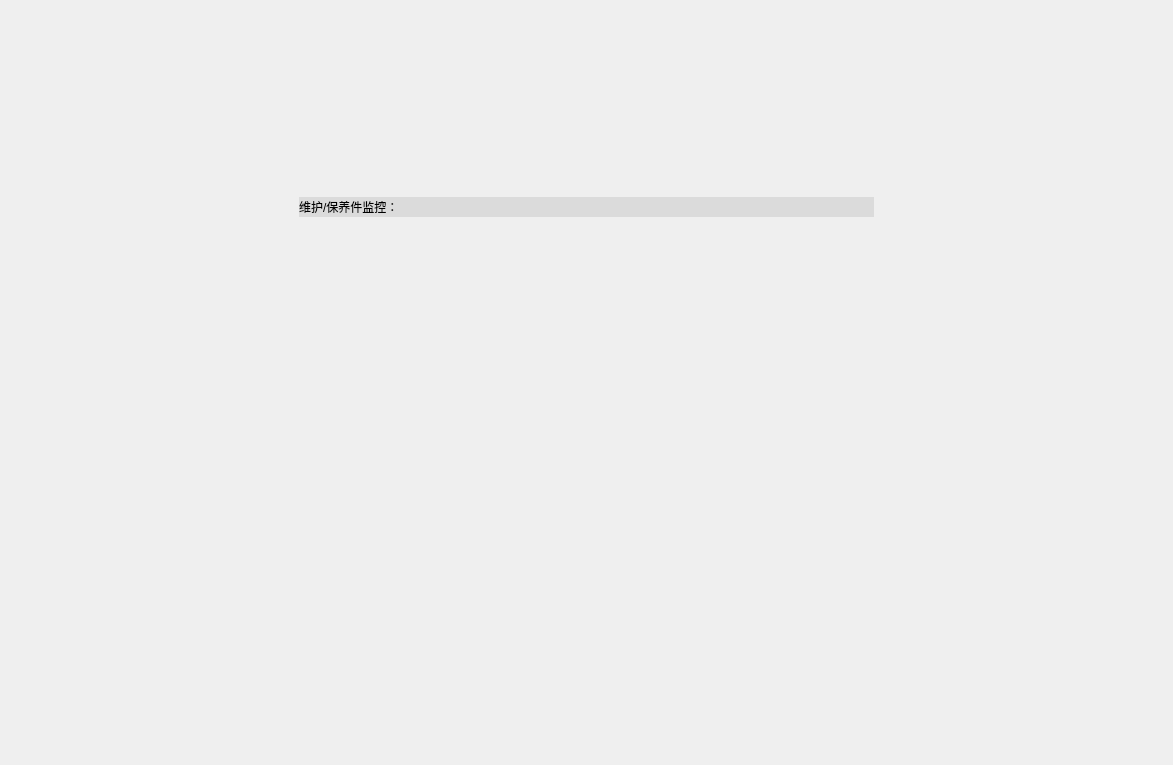
<?xml version="1.0" encoding="UTF-8"?>
<ui version="4.0">
 <class>WidgetConsumables</class>
 <widget class="QWidget" name="WidgetConsumables">
  <property name="geometry">
   <rect>
    <x>0</x>
    <y>0</y>
    <width>1173</width>
    <height>765</height>
   </rect>
  </property>
  <property name="windowTitle">
   <string>Form</string>
  </property>
  <layout class="QVBoxLayout" name="verticalLayout" stretch="1,2,1">
   <item>
    <spacer name="verticalSpacer">
     <property name="orientation">
      <enum>Qt::Vertical</enum>
     </property>
     <property name="sizeHint" stdset="0">
      <size>
       <width>20</width>
       <height>181</height>
      </size>
     </property>
    </spacer>
   </item>
   <item>
    <layout class="QHBoxLayout" name="horizontalLayout" stretch="1,2,1">
     <item>
      <spacer name="horizontalSpacer">
       <property name="orientation">
        <enum>Qt::Horizontal</enum>
       </property>
       <property name="sizeHint" stdset="0">
        <size>
         <width>40</width>
         <height>20</height>
        </size>
       </property>
      </spacer>
     </item>
     <item>
      <layout class="QVBoxLayout" name="verticalLayout_3">
       <property name="spacing">
        <number>0</number>
       </property>
       <item>
        <widget class="QLabel" name="label_19">
         <property name="minimumSize">
          <size>
           <width>0</width>
           <height>20</height>
          </size>
         </property>
         <property name="styleSheet">
          <string notr="true">background-color: rgb(219, 219, 219);</string>
         </property>
         <property name="text">
          <string>维护/保养件监控：</string>
         </property>
        </widget>
       </item>
       <item>
        <widget class="QStackedWidget" name="stackedWidgetWearingPartsList"/>
       </item>
      </layout>
     </item>
     <item>
      <spacer name="horizontalSpacer_2">
       <property name="orientation">
        <enum>Qt::Horizontal</enum>
       </property>
       <property name="sizeHint" stdset="0">
        <size>
         <width>40</width>
         <height>20</height>
        </size>
       </property>
      </spacer>
     </item>
    </layout>
   </item>
   <item>
    <spacer name="verticalSpacer_2">
     <property name="orientation">
      <enum>Qt::Vertical</enum>
     </property>
     <property name="sizeHint" stdset="0">
      <size>
       <width>20</width>
       <height>181</height>
      </size>
     </property>
    </spacer>
   </item>
  </layout>
 </widget>
 <resources/>
 <connections/>
</ui>
